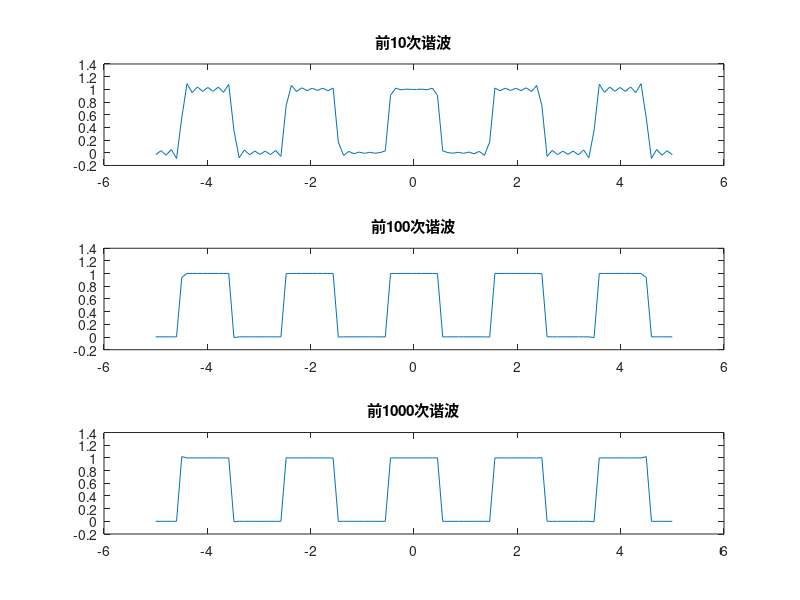

This chart was generated by the following MATLAB code:
%1-1 1-2
t=linspace(-5,5);

T=2;
tau=1;
A=1;

disp("c_k=A/k/pi*sin(k*pi*tau/T)")

%manually calculate x(t).第n次谐波：
%x=2*A/n/pi *sin(n*pi*tau/T)*cos(2*pi*n*t/T);

%given T=2, tau=1, A=1
subplot(311);
x=0.5*ones(size(t));
for k=1:10
    x=x+2/pi/k*sin(k*pi/2)*cos(pi*k*t);
end
plot(t,x);
title("前10次谐波")


subplot(312);
x=0.5*ones(size(t));
for k=1:100
    x=x+2/pi/k*sin(k*pi/2)*cos(pi*k*t);
end
plot(t,x);
title("前100次谐波")


subplot(313);
x=0.5*ones(size(t));
for k=1:1000
    x=x+2/pi/k*sin(k*pi/2)*cos(pi*k*t);
end
plot(t,x);
title("前1000次谐波")
